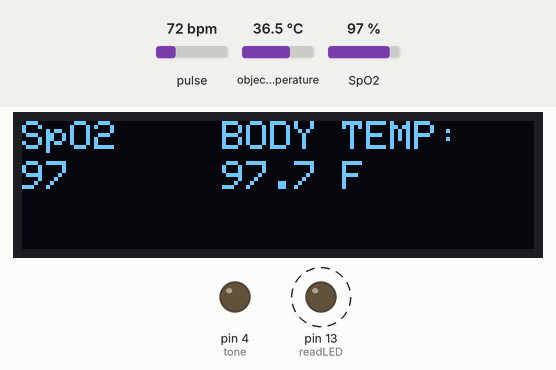
This sketch was run on a simulated Arduino Uno, built with avr-gcc and run on an emulated ATmega328P. Shown: 128×32 one-colour display, output pins drawn as LEDs (lit = HIGH). Dashed ring = blinking. The inputs (shaded band) are chosen by the test bench; at power-on: SpO2 97 %, object temperature 36.5 °C, pulse 72 bpm.

Above: at 1.2 s.
1.3 s: SpO2 set to 100 %
At 2.68 s:
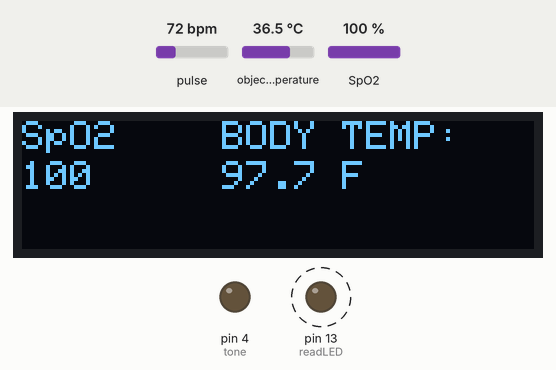
5.5 s: object temperature set to 20 °C
At 6.04 s:
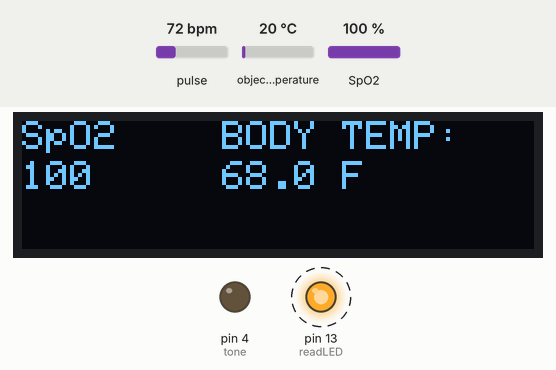
9.7 s: object temperature set to 37.4 °C
At 10.33 s:
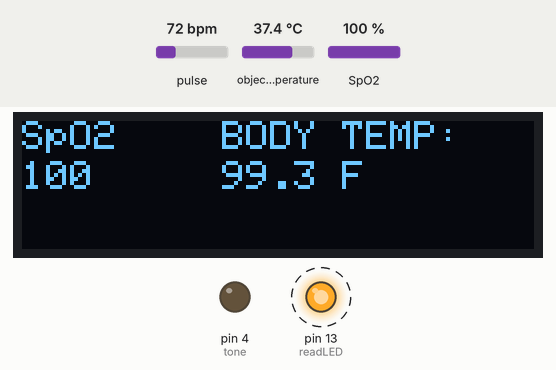
11.3 s: object temperature set to 38.2 °C
At 13.0 s:
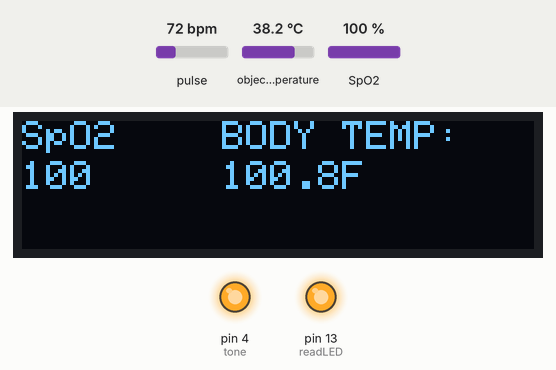
13.8 s: object temperature set to 26 °C
At 18.41 s:
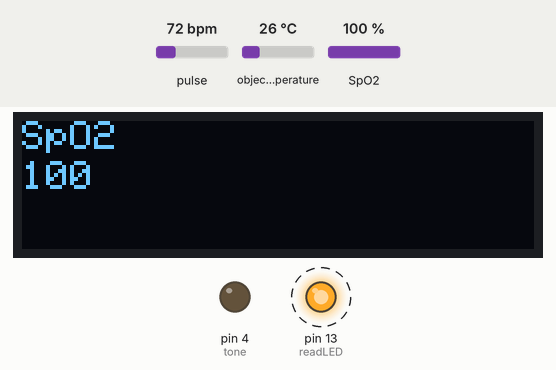
Timing chart, 0 to 19.0 s (numbered marks = the images above; inputs shaded):
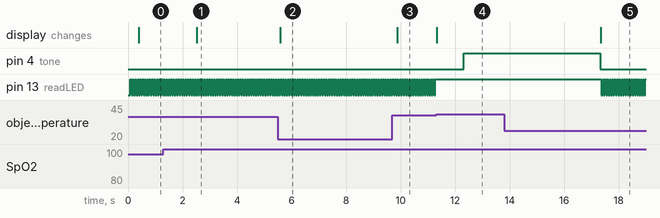

The sketch:

EYHAC.ino
```cpp
                            /*
                            *
                            * Project Name:   Multifunctional Automatic Dispenser
                            * Author Name:    Adnan J Mujawar
                            * Mentored By:    Prof. Dr. Prajakta B Kanitkar
                            * Institute:      P.E.S. Modern College of Engineering
                            * Filename:     EYHAC
                            *
                            *
                            */


#include <Adafruit_GFX.h>
#include <Adafruit_SSD1306.h>
#include <Wire.h>
#include "MAX30105.h"
#include "spo2_algorithm.h"
#include <Adafruit_MLX90614.h>

//initialise buzzer at pin 4
int tone = 4;
//const byte bt = 0x5A;
//const byte spo = 0x57;
#define SCREEN_WIDTH 128 // OLED display width, in pixels
#define SCREEN_HEIGHT 32 // OLED display height, in pixels
#define OLED_RESET    -1 // Reset pin # (or -1 if sharing Arduino reset pin)

Adafruit_SSD1306 display(SCREEN_WIDTH, SCREEN_HEIGHT, &Wire, OLED_RESET); //Declaring the display name (display)
Adafruit_MLX90614 mlx = Adafruit_MLX90614();
MAX30105 particleSensor;


#define MAX_BRIGHTNESS 255

#if defined(__AVR_ATmega328P__) || defined(__AVR_ATmega168__)
//Arduino Uno doesn't have enough SRAM to store 100 samples of IR led data and red led data in 32-bit format
//To solve this problem, 16-bit MSB of the sampled data will be truncated. Samples become 16-bit data.
uint16_t irBuffer[100]; //infrared LED sensor data
uint16_t redBuffer[100];  //red LED sensor data
#else
uint32_t irBuffer[100]; //infrared LED sensor data
uint32_t redBuffer[100];  //red LED sensor data
#endif

int32_t bufferLength; //data length
int32_t spo2; //SPO2 value
int8_t validSPO2; //indicator to show if the SPO2 calculation is valid
int32_t heartRate; //heart rate value
int8_t validHeartRate; //indicator to show if the heart rate calculation is valid

byte pulseLED = 11; //Must be on PWM pin
byte readLED = 13; //Blinks with each data read

//#define SCREEN_WIDTH 128 // OLED display width, in pixels
//#define SCREEN_HEIGHT 32 // OLED display height, in pixels
//#define OLED_RESET    -1 // Reset pin # (or -1 if sharing Arduino reset pin)

//Adafruit_SSD1306 display(SCREEN_WIDTH, SCREEN_HEIGHT, &Wire, OLED_RESET); //Declaring the display name (display)

static const unsigned char PROGMEM logo2_bmp[] =
{ 0x03, 0xC0, 0xF0, 0x06, 0x71, 0x8C, 0x0C, 0x1B, 0x06, 0x18, 0x0E, 0x02, 0x10, 0x0C, 0x03, 0x10,              //Logo2 and Logo3 are two bmp pictures that display on the OLED if called
0x04, 0x01, 0x10, 0x04, 0x01, 0x10, 0x40, 0x01, 0x10, 0x40, 0x01, 0x10, 0xC0, 0x03, 0x08, 0x88,
0x02, 0x08, 0xB8, 0x04, 0xFF, 0x37, 0x08, 0x01, 0x30, 0x18, 0x01, 0x90, 0x30, 0x00, 0xC0, 0x60,
0x00, 0x60, 0xC0, 0x00, 0x31, 0x80, 0x00, 0x1B, 0x00, 0x00, 0x0E, 0x00, 0x00, 0x04, 0x00,  };

static const unsigned char PROGMEM logo3_bmp[] =
{ 0x01, 0xF0, 0x0F, 0x80, 0x06, 0x1C, 0x38, 0x60, 0x18, 0x06, 0x60, 0x18, 0x10, 0x01, 0x80, 0x08,
0x20, 0x01, 0x80, 0x04, 0x40, 0x00, 0x00, 0x02, 0x40, 0x00, 0x00, 0x02, 0xC0, 0x00, 0x08, 0x03,
0x80, 0x00, 0x08, 0x01, 0x80, 0x00, 0x18, 0x01, 0x80, 0x00, 0x1C, 0x01, 0x80, 0x00, 0x14, 0x00,
0x80, 0x00, 0x14, 0x00, 0x80, 0x00, 0x14, 0x00, 0x40, 0x10, 0x12, 0x00, 0x40, 0x10, 0x12, 0x00,
0x7E, 0x1F, 0x23, 0xFE, 0x03, 0x31, 0xA0, 0x04, 0x01, 0xA0, 0xA0, 0x0C, 0x00, 0xA0, 0xA0, 0x08,
0x00, 0x60, 0xE0, 0x10, 0x00, 0x20, 0x60, 0x20, 0x06, 0x00, 0x40, 0x60, 0x03, 0x00, 0x40, 0xC0,
0x01, 0x80, 0x01, 0x80, 0x00, 0xC0, 0x03, 0x00, 0x00, 0x60, 0x06, 0x00, 0x00, 0x30, 0x0C, 0x00,
0x00, 0x08, 0x10, 0x00, 0x00, 0x06, 0x60, 0x00, 0x00, 0x03, 0xC0, 0x00, 0x00, 0x01, 0x80, 0x00  };

void setup() {
  mlx.begin();
  display.begin(SSD1306_SWITCHCAPVCC, 0x3C); //Start the OLED display
  display.clearDisplay();
  display.display();
  pinMode (tone, OUTPUT);

  pinMode(LED_BUILTIN, OUTPUT);
  digitalWrite(LED_BUILTIN, LOW);
  byte ledBrightness = 60; //Options: 0=Off to 255=50mA
  byte sampleAverage = 4; //Options: 1, 2, 4, 8, 16, 32
  byte ledMode = 2; //Options: 1 = Red only, 2 = Red + IR, 3 = Red + IR + Green
  byte sampleRate = 100; //Options: 50, 100, 200, 400, 800, 1000, 1600, 3200
  int pulseWidth = 411; //Options: 69, 118, 215, 411
  int adcRange = 4096; //Options: 2048, 4096, 8192, 16384
  particleSensor.begin(Wire, I2C_SPEED_FAST);
  particleSensor.setup(ledBrightness, sampleAverage, ledMode, sampleRate, pulseWidth, adcRange); //Configure sensor with these settings
}
void loop() {
  bufferLength = 100; //buffer length of 100 stores 4 seconds of samples running at 25sps

    maxim_heart_rate_and_oxygen_saturation(irBuffer, bufferLength, redBuffer, &spo2, &validSPO2, &heartRate, &validHeartRate);

  //Continuously taking samples from MAX30102.  Heart rate and SpO2 are calculated every 1 second
    while (1)
    {
     //dumping the first 25 sets of samples in the memory and shift the last 75 sets of samples to the top
      for (byte i = 25; i < 100; i++)
      {
        redBuffer[i - 25] = redBuffer[i];
        irBuffer[i - 25] = irBuffer[i];
      }

     //take 25 sets of samples before calculating the heart rate.
      for (byte i = 75; i < 100; i++)
      {
        while (particleSensor.available() == false) //do we have new data?
          particleSensor.check(); //Check the sensor for new data

        digitalWrite(readLED, !digitalRead(readLED)); //Blink onboard LED with every data read

        redBuffer[i] = particleSensor.getRed();
        irBuffer[i] = particleSensor.getIR();
        particleSensor.nextSample(); //We're finished with this sample so move to next sample


        //display spo2 levels on oled display
        display.clearDisplay();
        display.setTextSize(1);
        display.setTextColor(WHITE);
        display.setCursor(0,0);
        display.println("SpO2");
        display.setTextSize(1);
        display.setCursor(0,10);
        display.println(spo2);
        display.display();

        //body temperature display on oled display
        display.setTextSize(1);
        display.setTextColor(WHITE);
        display.setCursor(50,0);
        display.println("BODY TEMP:");


        display.setTextSize(1);
        display.setCursor(50,10);
        display.println(mlx.readObjectTempF(),1);

        display.setCursor(80,10);
        display.println("F");
        display.display();
        //if body temperature of human passes 100*F notify danger
        if (mlx.readObjectTempF() >= 100){
          delay(1000);
          digitalWrite (tone, HIGH);
          digitalWrite(LED_BUILTIN, HIGH);
          delay(5000);
          digitalWrite (tone, LOW);
          digitalWrite(LED_BUILTIN, LOW);
        }


}
      maxim_heart_rate_and_oxygen_saturation(irBuffer, bufferLength, redBuffer, &spo2, &validSPO2, &heartRate, &validHeartRate);


        }

  }
```

Measured:
- the behaviour switches between 37.7 and 37.8 °C on object temperature (found by bisection; images 3 and 4)
- after the input at 1.3 s, the display: changes after 1.2 s (image 1)
- after the input at 5.5 s, the display: changes after 0.09 s (image 2)
- after the input at 9.7 s, the display: changes after 0.17 s (image 3)
- after the input at 11.3 s, pin 4 (tone): LOW → HIGH after 1.0 s; pin 13 (readLED): stops changing and stays HIGH; the display: changes at once (image 4)
- after the input at 13.8 s, pin 4 (tone): goes on until 17.3 s, then stays LOW; pin 13 (readLED): alternates HIGH for 0.04 s and LOW for 0.04 s, starting after 3.6 s
- by itself, pin 13 (readLED): alternates HIGH for 0.04 s and LOW for 0.04 s
